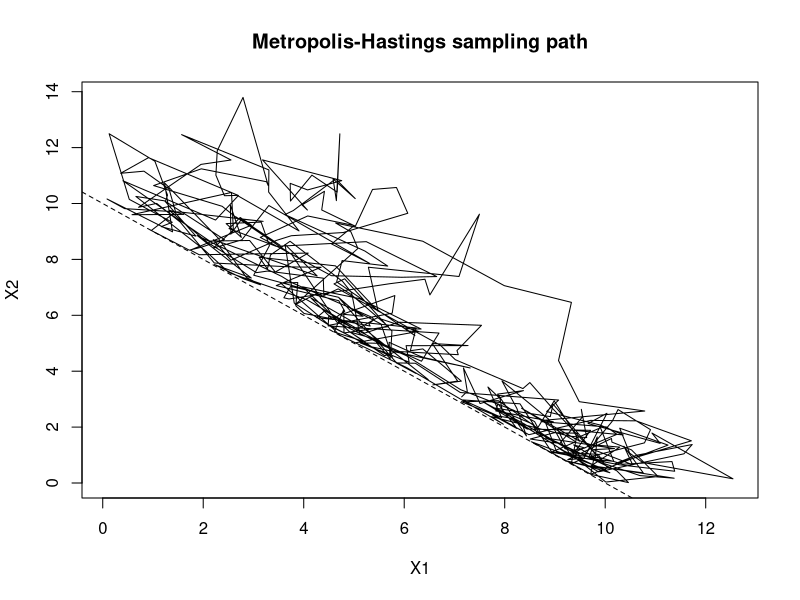
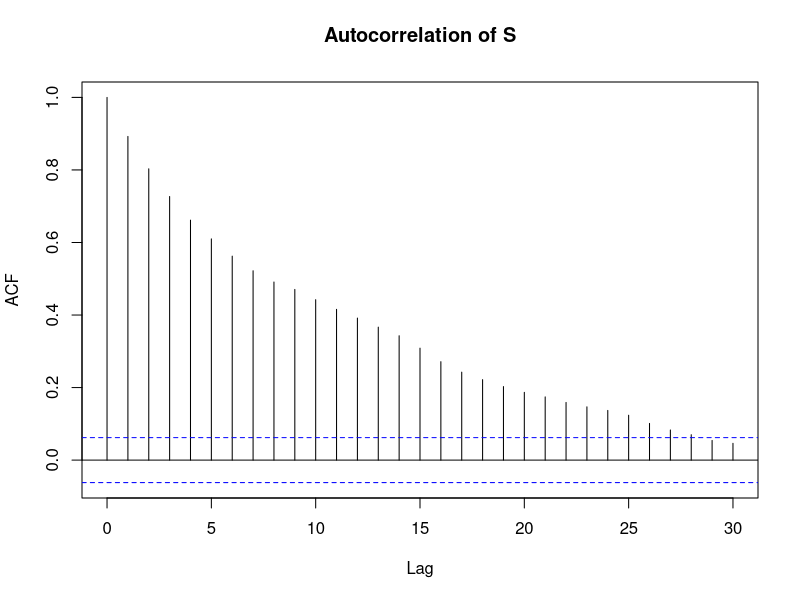
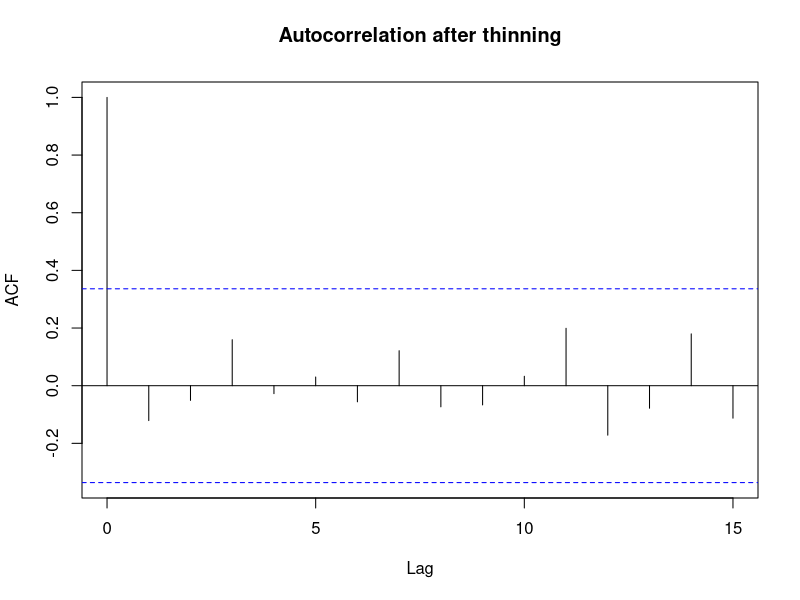

Here is the R script that generated these plots, in order:
# statistical inference 2
# sheet 2 exercise 2.2
# Topics: MCMC, Metropolis-Hastings, autocorrelation, thinning

# Sample from the conditional distribution of two independent Exp(1)
# variables given that X1 + X2 > 10. First, quantify how rare this event
# is, then use Metropolis-Hastings to sample efficiently from the target
# distribution and inspect the dependence within the resulting Markov chain.


set.seed(1)


# Common settings
n <- 1000
threshold <- 10
proposal_sd <- 1



# ---- (a) ----
# Since X1, X2 ~ Exp(1) independently,
# S = X1 + X2 follows a Gamma(shape = 2, rate = 1) distribution.
# The tail probability shows how inefficient naive rejection sampling would be.

tail_probability <- pgamma(
  threshold,
  shape = 2,
  rate = 1,
  lower.tail = FALSE
)

tail_probability

# P(S > 10) is very small, so brute-force rejection is inefficient.
# Increasing the threshold makes the tail probability even smaller.



# ---- (b) ----
# Use Metropolis-Hastings to sample from
# (X1, X2) | X1 + X2 > 10.
#
# The chain starts inside the admissible region and proposes nearby points
# using a Gaussian random walk. Proposals outside the target region have
# target density 0 and are therefore rejected.


# Log target density, up to a normalizing constant.
log_target <- function(x, threshold) {

  if (any(x <= 0) || sum(x) <= threshold) {
    return(-Inf)
  }

  sum(dexp(x, rate = 1, log = TRUE))
}


mh_sampler <- function(n_samples, start, proposal_sd, threshold) {

  samples <- matrix(
    NA_real_,
    nrow = n_samples,
    ncol = 2
  )

  n_accepted <- 0
  x <- start

  for (i in 1:n_samples) {

    # Gaussian random-walk proposal
    proposal <- rnorm(
      2,
      mean = x,
      sd = proposal_sd
    )

    # The proposal is symmetric, so the q-terms cancel.
    alpha <- min(
      1,
      exp(
        log_target(proposal, threshold) -
          log_target(x, threshold)
      )
    )

    if (runif(1) <= alpha) {
      x <- proposal
      n_accepted <- n_accepted + 1
    }

    samples[i, ] <- x
  }

  list(
    samples = samples,
    acceptance_rate = n_accepted / n_samples
  )
}


# Start inside the admissible region.
start <- c(5.01, 5.01)

result_mh <- mh_sampler(
  n_samples = n,
  start = start,
  proposal_sd = proposal_sd,
  threshold = threshold
)


# Acceptance rate
result_mh$acceptance_rate


# Sampling path
plot(
  result_mh$samples[, 1],
  result_mh$samples[, 2],
  type = "l",
  xlab = "X1",
  ylab = "X2",
  main = "Metropolis-Hastings sampling path"
)

abline(
  a = threshold,
  b = -1,
  lty = 2
)



# ---- (c) ----
# Consecutive MCMC draws are generally dependent because each state is
# generated from the previous one. The autocorrelation function measures
# how strongly S_t = X1_t + X2_t is related to earlier values of the chain.

s <- rowSums(result_mh$samples)

acf(
  s,
  main = "Autocorrelation of S"
)


# Numerical ACF values
acf_result <- acf(
  s,
  plot = FALSE,
  lag.max = 100
)

acf_values <- as.numeric(acf_result$acf)


# Use the first lag with |ACF| < 0.05 as a simple thinning rule.
thin_lag <- which(
  abs(acf_values[-1]) < 0.05
)[1]

thin_lag


# Thin the chain to reduce dependence between retained draws.
samples_thinned <- result_mh$samples[
  seq(1, nrow(result_mh$samples), by = thin_lag),
  ,
  drop = FALSE
]


# Check the remaining autocorrelation.
acf(
  rowSums(samples_thinned),
  main = "Autocorrelation after thinning"
)
